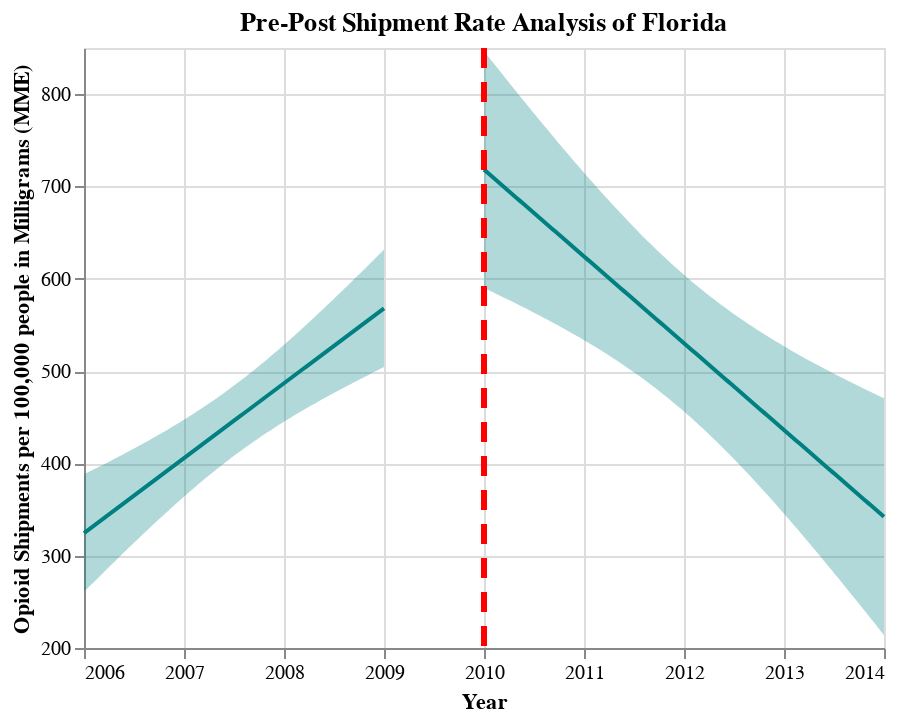

Notebook source saved alongside this figure:
### Code cell
## Generate Pre-Post Graphs for FL
fit, reg_chart_pre_FL = get_reg_fit_FL(
    ship_data_FL_subset_grouped_pre, 
    yvar="MME_Rate", 
    xvar="YEAR", 
    alpha=0.05
)

fit, reg_chart_post_FL = get_reg_fit_FL(
    ship_data_FL_subset_grouped_post, 
    yvar="MME_Rate", 
    xvar="YEAR", 
    alpha=0.05
)

## Create line post-policy implementation
line_2010 = alt.Chart(pd.DataFrame({'x': [2010]})).mark_rule(strokeDash=[10, 7], color = "red", strokeWidth=3).encode(x='x')

## Generate final pre-post graph for FL
pre_post_FL = reg_chart_pre_FL + reg_chart_post_FL + line_2010
pre_post_FL.properties(title="Pre-Post Shipment Rate Analysis of Florida")

### Figure 1 — Vega-Lite specification as saved in the notebook (floating-point values rounded to 4 significant figures)
{"config": {"view": {"continuousWidth": 400, "continuousHeight": 300}}, "layer": [{"mark": {"type": "errorband", "color": "teal"}, "encoding": {"x": {"field": "YEAR", "type": "quantitative"}, "y": {"field": "ci_low", "title": "", "type": "quantitative"}, "y2": {"field": "ci_high"}}}, {"mark": {"type": "line", "color": "teal"}, "encoding": {"x": {"axis": {"format": "T", "title": "Year"}, "field": "YEAR", "scale": {"zero": false}, "type": "quantitative"}, "y": {"field": "MME_Rate", "scale": {"zero": false}, "title": "Opioid Shipments per 100,000 people in Milligrams (MME)", "type": "quantitative"}}}, {"layer": [{"mark": {"type": "errorband", "color": "teal"}, "encoding": {"x": {"field": "YEAR", "type": "quantitative"}, "y": {"field": "ci_low", "title": "", "type": "quantitative"}, "y2": {"field": "ci_high"}}}, {"mark": {"type": "line", "color": "teal"}, "encoding": {"x": {"axis": {"format": "T", "title": "Year"}, "field": "YEAR", "scale": {"zero": false}, "type": "quantitative"}, "y": {"field": "MME_Rate", "scale": {"zero": false}, "title": "Opioid Shipments per 100,000 people in Milligrams (MME)", "type": "quantitative"}}}], "data": {"name": "data-f092d25c2be6cf5a1c90c746d1b4aee3"}}, {"data": {"name": "data-c6a99109c809d7b1b46dbbb9b2adf5d2"}, "mark": {"type": "rule", "color": "red", "strokeDash": [10, 7], "strokeWidth": 3}, "encoding": {"x": {"field": "x", "type": "quantitative"}}}], "data": {"name": "data-0a215076fcf5dc6c0763c6e9e3607868"}, "title": "Pre-Post Shipment Rate Analysis of Florida", "$schema": "https://vega.github.io/schema/vega-lite/v4.17.0.json", "datasets": {"data-0a215076fcf5dc6c0763c6e9e3607868": [{"YEAR": 2006.0, "MME_Rate": 324.5, "ci_low": 260.8, "ci_high": 388.1}, {"YEAR": 2006.0, "MME_Rate": 326.9, "ci_low": 264.1, "ci_high": 389.8}, {"YEAR": 2006.0, "MME_Rate": 329.3, "ci_low": 267.3, "ci_high": 391.4}, {"YEAR": 2006.0, "MME_Rate": 331.8, "ci_low": 270.5, "ci_high": 393.0}, {"YEAR": 2006.0, "MME_Rate": 334.2, "ci_low": 273.8, "ci_high": 394.7}, {"YEAR": 2006.0, "MME_Rate": 336.6, "ci_low": 277.0, "ci_high": 396.3}, {"YEAR": 2006.0, "MME_Rate": 339.1, "ci_low": 280.2, "ci_high": 397.9}, {"YEAR": 2006.0, "MME_Rate": 341.5, "ci_low": 283.4, "ci_high": 399.6}, {"YEAR": 2006.0, "MME_Rate": 344.0, "ci_low": 286.6, "ci_high": 401.3}, {"YEAR": 2006.0, "MME_Rate": 346.4, "ci_low": 289.8, "ci_high": 403.0}, {"YEAR": 2006.0, "MME_Rate": 348.8, "ci_low": 293.0, "ci_high": 404.6}, {"YEAR": 2006.0, "MME_Rate": 351.3, "ci_low": 296.2, "ci_high": 406.3}, {"YEAR": 2006.0, "MME_Rate": 353.7, "ci_low": 299.4, "ci_high": 408.0}, {"YEAR": 2006.0, "MME_Rate": 356.1, "ci_low": 302.5, "ci_high": 409.7}, {"YEAR": 2006.0, "MME_Rate": 358.6, "ci_low": 305.7, "ci_high": 411.5}, {"YEAR": 2006.0, "MME_Rate": 361.0, "ci_low": 308.8, "ci_high": 413.2}, {"YEAR": 2006.0, "MME_Rate": 363.4, "ci_low": 311.9, "ci_high": 414.9}, {"YEAR": 2007.0, "MME_Rate": 365.9, "ci_low": 315.1, "ci_high": 416.7}, {"YEAR": 2007.0, "MME_Rate": 368.3, "ci_low": 318.2, "ci_high": 418.5}, {"YEAR": 2007.0, "MME_Rate": 370.7, "ci_low": 321.3, "ci_high": 420.2}, {"YEAR": 2007.0, "MME_Rate": 373.2, "ci_low": 324.3, "ci_high": 422.0}, {"YEAR": 2007.0, "MME_Rate": 375.6, "ci_low": 327.4, "ci_high": 423.8}, {"YEAR": 2007.0, "MME_Rate": 378.0, "ci_low": 330.5, "ci_high": 425.6}, {"YEAR": 2007.0, "MME_Rate": 380.5, "ci_low": 333.5, "ci_high": 427.5}, {"YEAR": 2007.0, "MME_Rate": 382.9, "ci_low": 336.5, "ci_high": 429.3}, {"YEAR": 2007.0, "MME_Rate": 385.3, "ci_low": 339.5, "ci_high": 431.2}, {"YEAR": 2007.0, "MME_Rate": 387.8, "ci_low": 342.5, "ci_high": 433.0}, {"YEAR": 2007.0, "MME_Rate": 390.2, "ci_low": 345.5, "ci_high": 434.9}, {"YEAR": 2007.0, "MME_Rate": 392.7, "ci_low": 348.5, "ci_high": 436.8}, {"YEAR": 2007.0, "MME_Rate": 395.1, "ci_low": 351.4, "ci_high": 438.8}, {"YEAR": 2007.0, "MME_Rate": 397.5, "ci_low": 354.3, "ci_high": 440.7}, {"YEAR": 2007.0, "MME_Rate": 400.0, "ci_low": 357.3, "ci_high": 442.7}, {"YEAR": 2007.0, "MME_Rate": 402.4, "ci_low": 360.1, "ci_high": 444.6}, {"YEAR": 2007.0, "MME_Rate": 404.8, "ci_low": 363.0, "ci_high": 446.6}, {"YEAR": 2007.0, "MME_Rate": 407.3, "ci_low": 365.9, "ci_high": 448.7}, {"YEAR": 2007.0, "MME_Rate": 409.7, "ci_low": 368.7, "ci_high": 450.7}, {"YEAR": 2007.0, "MME_Rate": 412.1, "ci_low": 371.5, "ci_high": 452.8}, {"YEAR": 2007.0, "MME_Rate": 414.6, "ci_low": 374.3, "ci_high": 454.9}, {"YEAR": 2007.0, "MME_Rate": 417.0, "ci_low": 377.0, "ci_high": 457.0}, {"YEAR": 2007.0, "MME_Rate": 419.4, "ci_low": 379.8, "ci_high": 459.1}, {"YEAR": 2007.0, "MME_Rate": 421.9, "ci_low": 382.5, "ci_high": 461.3}, {"YEAR": 2007.0, "MME_Rate": 424.3, "ci_low": 385.2, "ci_high": 463.4}, {"YEAR": 2007.0, "MME_Rate": 426.7, "ci_low": 387.8, "ci_high": 465.7}, {"YEAR": 2007.0, "MME_Rate": 429.2, "ci_low": 390.5, "ci_high": 467.9}, {"YEAR": 2007.0, "MME_Rate": 431.6, "ci_low": 393.1, "ci_high": 470.1}, {"YEAR": 2007.0, "MME_Rate": 434.0, "ci_low": 395.7, "ci_high": 472.4}, {"YEAR": 2007.0, "MME_Rate": 436.5, "ci_low": 398.2, "ci_high": 474.7}, {"YEAR": 2007.0, "MME_Rate": 438.9, "ci_low": 400.7, "ci_high": 477.1}, {"YEAR": 2007.0, "MME_Rate": 441.4, "ci_low": 403.3, "ci_high": 479.5}, {"YEAR": 2007.0, "MME_Rate": 443.8, "ci_low": 405.7, "ci_high": 481.8}, {"YEAR": 2007.0, "MME_Rate": 446.2, "ci_low": 408.2, "ci_high": 484.3}, {"YEAR": 2008.0, "MME_Rate": 448.7, "ci_low": 410.6, "ci_high": 486.7}, {"YEAR": 2008.0, "MME_Rate": 451.1, "ci_low": 413.0, "ci_high": 489.2}, {"YEAR": 2008.0, "MME_Rate": 453.5, "ci_low": 415.4, "ci_high": 491.7}, {"YEAR": 2008.0, "MME_Rate": 456.0, "ci_low": 417.7, "ci_high": 494.2}, {"YEAR": 2008.0, "MME_Rate": 458.4, "ci_low": 420.0, "ci_high": 496.8}, {"YEAR": 2008.0, "MME_Rate": 460.8, "ci_low": 422.3, "ci_high": 499.4}, {"YEAR": 2008.0, "MME_Rate": 463.3, "ci_low": 424.6, "ci_high": 502.0}, {"YEAR": 2008.0, "MME_Rate": 465.7, "ci_low": 426.8, "ci_high": 504.6}, {"YEAR": 2008.0, "MME_Rate": 468.1, "ci_low": 429.0, "ci_high": 507.3}, {"YEAR": 2008.0, "MME_Rate": 470.6, "ci_low": 431.2, "ci_high": 510.0}, {"YEAR": 2008.0, "MME_Rate": 473.0, "ci_low": 433.3, "ci_high": 512.7}, {"YEAR": 2008.0, "MME_Rate": 475.4, "ci_low": 435.5, "ci_high": 515.4}, {"YEAR": 2008.0, "MME_Rate": 477.9, "ci_low": 437.6, "ci_high": 518.2}, {"YEAR": 2008.0, "MME_Rate": 480.3, "ci_low": 439.7, "ci_high": 521.0}, {"YEAR": 2008.0, "MME_Rate": 482.7, "ci_low": 441.7, "ci_high": 523.8}, {"YEAR": 2008.0, "MME_Rate": 485.2, "ci_low": 443.8, "ci_high": 526.6}, {"YEAR": 2008.0, "MME_Rate": 487.6, "ci_low": 445.8, "ci_high": 529.4}, {"YEAR": 2008.0, "MME_Rate": 490.1, "ci_low": 447.8, "ci_high": 532.3}, {"YEAR": 2008.0, "MME_Rate": 492.5, "ci_low": 449.8, "ci_high": 535.2}, {"YEAR": 2008.0, "MME_Rate": 494.9, "ci_low": 451.7, "ci_high": 538.1}, {"YEAR": 2008.0, "MME_Rate": 497.4, "ci_low": 453.7, "ci_high": 541.0}, {"YEAR": 2008.0, "MME_Rate": 499.8, "ci_low": 455.6, "ci_high": 544.0}, {"YEAR": 2008.0, "MME_Rate": 502.2, "ci_low": 457.5, "ci_high": 546.9}, {"YEAR": 2008.0, "MME_Rate": 504.7, "ci_low": 459.4, "ci_high": 549.9}, {"YEAR": 2008.0, "MME_Rate": 507.1, "ci_low": 461.3, "ci_high": 552.9}, {"YEAR": 2008.0, "MME_Rate": 509.5, "ci_low": 463.1, "ci_high": 555.9}, {"YEAR": 2008.0, "MME_Rate": 512.0, "ci_low": 465.0, "ci_high": 558.9}, {"YEAR": 2008.0, "MME_Rate": 514.4, "ci_low": 466.8, "ci_high": 562.0}, {"YEAR": 2008.0, "MME_Rate": 516.8, "ci_low": 468.6, "ci_high": 565.0}, {"YEAR": 2008.0, "MME_Rate": 519.3, "ci_low": 470.4, "ci_high": 568.1}, {"YEAR": 2008.0, "MME_Rate": 521.7, "ci_low": 472.2, "ci_high": 571.2}, {"YEAR": 2008.0, "MME_Rate": 524.1, "ci_low": 474.0, "ci_high": 574.3}, {"YEAR": 2008.0, "MME_Rate": 526.6, "ci_low": 475.8, "ci_high": 577.4}, {"YEAR": 2009.0, "MME_Rate": 529.0, "ci_low": 477.5, "ci_high": 580.5}, {"YEAR": 2009.0, "MME_Rate": 531.4, "ci_low": 479.3, "ci_high": 583.6}, {"YEAR": 2009.0, "MME_Rate": 533.9, "ci_low": 481.0, "ci_high": 586.8}, {"YEAR": 2009.0, "MME_Rate": 536.3, "ci_low": 482.7, "ci_high": 589.9}, {"YEAR": 2009.0, "MME_Rate": 538.7, "ci_low": 484.4, "ci_high": 593.1}, {"YEAR": 2009.0, "MME_Rate": 541.2, "ci_low": 486.1, "ci_high": 596.3}, {"YEAR": 2009.0, "MME_Rate": 543.6, "ci_low": 487.8, "ci_high": 599.4}, {"YEAR": 2009.0, "MME_Rate": 546.1, "ci_low": 489.5, "ci_high": 602.6}, {"YEAR": 2009.0, "MME_Rate": 548.5, "ci_low": 491.2, "ci_high": 605.8}, {"YEAR": 2009.0, "MME_Rate": 550.9, "ci_low": 492.8, "ci_high": 609.0}, {"YEAR": 2009.0, "MME_Rate": 553.4, "ci_low": 494.5, "ci_high": 612.2}, {"YEAR": 2009.0, "MME_Rate": 555.8, "ci_low": 496.1, "ci_high": 615.4}, {"YEAR": 2009.0, "MME_Rate": 558.2, "ci_low": 497.8, "ci_high": 618.7}, {"YEAR": 2009.0, "MME_Rate": 560.7, "ci_low": 499.4, "ci_high": 621.9}, {"YEAR": 2009.0, "MME_Rate": 563.1, "ci_low": 501.1, "ci_high": 625.1}, {"YEAR": 2009.0, "MME_Rate": 565.5, "ci_low": 502.7, "ci_high": 628.4}, {"YEAR": 2009.0, "MME_Rate": 568.0, "ci_low": 504.3, "ci_high": 631.6}], "data-f092d25c2be6cf5a1c90c746d1b4aee3": [{"YEAR": 2010.0, "MME_Rate": 718.2, "ci_low": 590.0, "ci_high": 846.5}, {"YEAR": 2010.0, "MME_Rate": 714.5, "ci_low": 587.9, "ci_high": 841.1}, {"YEAR": 2010.0, "MME_Rate": 710.7, "ci_low": 585.8, "ci_high": 835.6}, {"YEAR": 2010.0, "MME_Rate": 707.0, "ci_low": 583.7, "ci_high": 830.2}, {"YEAR": 2010.0, "MME_Rate": 703.2, "ci_low": 581.7, "ci_high": 824.7}, {"YEAR": 2010.0, "MME_Rate": 699.4, "ci_low": 579.5, "ci_high": 819.3}, {"YEAR": 2010.0, "MME_Rate": 695.7, "ci_low": 577.4, "ci_high": 813.9}, {"YEAR": 2010.0, "MME_Rate": 691.9, "ci_low": 575.3, "ci_high": 808.5}, {"YEAR": 2010.0, "MME_Rate": 688.2, "ci_low": 573.1, "ci_high": 803.2}, {"YEAR": 2010.0, "MME_Rate": 684.4, "ci_low": 571.0, "ci_high": 797.8}, {"YEAR": 2010.0, "MME_Rate": 680.6, "ci_low": 568.8, "ci_high": 792.5}, {"YEAR": 2010.0, "MME_Rate": 676.9, "ci_low": 566.6, "ci_high": 787.1}, {"YEAR": 2010.0, "MME_Rate": 673.1, "ci_low": 564.4, "ci_high": 781.8}, {"YEAR": 2011.0, "MME_Rate": 669.3, "ci_low": 562.1, "ci_high": 776.6}, {"YEAR": 2011.0, "MME_Rate": 665.6, "ci_low": 559.9, "ci_high": 771.3}, {"YEAR": 2011.0, "MME_Rate": 661.8, "ci_low": 557.6, "ci_high": 766.0}, {"YEAR": 2011.0, "MME_Rate": 658.1, "ci_low": 555.3, "ci_high": 760.8}, {"YEAR": 2011.0, "MME_Rate": 654.3, "ci_low": 553.0, "ci_high": 755.6}, {"YEAR": 2011.0, "MME_Rate": 650.5, "ci_low": 550.6, "ci_high": 750.4}, {"YEAR": 2011.0, "MME_Rate": 646.8, "ci_low": 548.3, "ci_high": 745.3}, {"YEAR": 2011.0, "MME_Rate": 643.0, "ci_low": 545.9, "ci_high": 740.2}, {"YEAR": 2011.0, "MME_Rate": 639.3, "ci_low": 543.5, "ci_high": 735.1}, {"YEAR": 2011.0, "MME_Rate": 635.5, "ci_low": 541.0, "ci_high": 730.0}, {"YEAR": 2011.0, "MME_Rate": 631.7, "ci_low": 538.6, "ci_high": 724.9}, {"YEAR": 2011.0, "MME_Rate": 628.0, "ci_low": 536.0, "ci_high": 719.9}, {"YEAR": 2011.0, "MME_Rate": 624.2, "ci_low": 533.5, "ci_high": 714.9}, {"YEAR": 2011.0, "MME_Rate": 620.5, "ci_low": 530.9, "ci_high": 710.0}, {"YEAR": 2011.0, "MME_Rate": 616.7, "ci_low": 528.3, "ci_high": 705.1}, {"YEAR": 2011.0, "MME_Rate": 612.9, "ci_low": 525.7, "ci_high": 700.2}, {"YEAR": 2011.0, "MME_Rate": 609.2, "ci_low": 523.0, "ci_high": 695.3}, {"YEAR": 2011.0, "MME_Rate": 605.4, "ci_low": 520.3, "ci_high": 690.5}, {"YEAR": 2011.0, "MME_Rate": 601.7, "ci_low": 517.6, "ci_high": 685.7}, {"YEAR": 2011.0, "MME_Rate": 597.9, "ci_low": 514.8, "ci_high": 681.0}, {"YEAR": 2011.0, "MME_Rate": 594.1, "ci_low": 512.0, "ci_high": 676.3}, {"YEAR": 2011.0, "MME_Rate": 590.4, "ci_low": 509.1, "ci_high": 671.7}, {"YEAR": 2011.0, "MME_Rate": 586.6, "ci_low": 506.2, "ci_high": 667.1}, {"YEAR": 2011.0, "MME_Rate": 582.9, "ci_low": 503.2, "ci_high": 662.5}, {"YEAR": 2011.0, "MME_Rate": 579.1, "ci_low": 500.2, "ci_high": 658.0}, {"YEAR": 2012.0, "MME_Rate": 575.3, "ci_low": 497.1, "ci_high": 653.5}, {"YEAR": 2012.0, "MME_Rate": 571.6, "ci_low": 494.0, "ci_high": 649.1}, {"YEAR": 2012.0, "MME_Rate": 567.8, "ci_low": 490.8, "ci_high": 644.8}, {"YEAR": 2012.0, "MME_Rate": 564.1, "ci_low": 487.6, "ci_high": 640.5}, {"YEAR": 2012.0, "MME_Rate": 560.3, "ci_low": 484.4, "ci_high": 636.2}, {"YEAR": 2012.0, "MME_Rate": 556.5, "ci_low": 481.0, "ci_high": 632.0}, {"YEAR": 2012.0, "MME_Rate": 552.8, "ci_low": 477.6, "ci_high": 627.9}, {"YEAR": 2012.0, "MME_Rate": 549.0, "ci_low": 474.2, "ci_high": 623.8}, {"YEAR": 2012.0, "MME_Rate": 545.2, "ci_low": 470.7, "ci_high": 619.8}, {"YEAR": 2012.0, "MME_Rate": 541.5, "ci_low": 467.2, "ci_high": 615.8}, {"YEAR": 2012.0, "MME_Rate": 537.7, "ci_low": 463.5, "ci_high": 611.9}, {"YEAR": 2012.0, "MME_Rate": 534.0, "ci_low": 459.9, "ci_high": 608.1}, {"YEAR": 2012.0, "MME_Rate": 530.2, "ci_low": 456.1, "ci_high": 604.3}, {"YEAR": 2012.0, "MME_Rate": 526.4, "ci_low": 452.4, "ci_high": 600.5}, {"YEAR": 2012.0, "MME_Rate": 522.7, "ci_low": 448.5, "ci_high": 596.9}, {"YEAR": 2012.0, "MME_Rate": 518.9, "ci_low": 444.6, "ci_high": 593.3}, {"YEAR": 2012.0, "MME_Rate": 515.2, "ci_low": 440.6, "ci_high": 589.7}, {"YEAR": 2012.0, "MME_Rate": 511.4, "ci_low": 436.6, "ci_high": 586.2}, {"YEAR": 2012.0, "MME_Rate": 507.6, "ci_low": 432.5, "ci_high": 582.8}, {"YEAR": 2012.0, "MME_Rate": 503.9, "ci_low": 428.4, "ci_high": 579.4}, {"YEAR": 2012.0, "MME_Rate": 500.1, "ci_low": 424.2, "ci_high": 576.1}, {"YEAR": 2012.0, "MME_Rate": 496.4, "ci_low": 419.9, "ci_high": 572.8}, {"YEAR": 2012.0, "MME_Rate": 492.6, "ci_low": 415.6, "ci_high": 569.6}, {"YEAR": 2012.0, "MME_Rate": 488.8, "ci_low": 411.3, "ci_high": 566.4}, {"YEAR": 2012.0, "MME_Rate": 485.1, "ci_low": 406.9, "ci_high": 563.3}, {"YEAR": 2013.0, "MME_Rate": 481.3, "ci_low": 402.4, "ci_high": 560.2}, {"YEAR": 2013.0, "MME_Rate": 477.6, "ci_low": 397.9, "ci_high": 557.2}, {"YEAR": 2013.0, "MME_Rate": 473.8, "ci_low": 393.3, "ci_high": 554.3}, {"YEAR": 2013.0, "MME_Rate": 470.0, "ci_low": 388.7, "ci_high": 551.3}, {"YEAR": 2013.0, "MME_Rate": 466.3, "ci_low": 384.1, "ci_high": 548.5}, {"YEAR": 2013.0, "MME_Rate": 462.5, "ci_low": 379.4, "ci_high": 545.6}, {"YEAR": 2013.0, "MME_Rate": 458.8, "ci_low": 374.7, "ci_high": 542.8}, {"YEAR": 2013.0, "MME_Rate": 455.0, "ci_low": 369.9, "ci_high": 540.1}, {"YEAR": 2013.0, "MME_Rate": 451.2, "ci_low": 365.1, "ci_high": 537.4}, {"YEAR": 2013.0, "MME_Rate": 447.5, "ci_low": 360.2, "ci_high": 534.7}, {"YEAR": 2013.0, "MME_Rate": 443.7, "ci_low": 355.4, "ci_high": 532.1}, {"YEAR": 2013.0, "MME_Rate": 440.0, "ci_low": 350.4, "ci_high": 529.5}, {"YEAR": 2013.0, "MME_Rate": 436.2, "ci_low": 345.5, "ci_high": 526.9}, {"YEAR": 2013.0, "MME_Rate": 432.4, "ci_low": 340.5, "ci_high": 524.4}, {"YEAR": 2013.0, "MME_Rate": 428.7, "ci_low": 335.5, "ci_high": 521.9}, {"YEAR": 2013.0, "MME_Rate": 424.9, "ci_low": 330.4, "ci_high": 519.4}, {"YEAR": 2013.0, "MME_Rate": 421.1, "ci_low": 325.4, "ci_high": 516.9}, {"YEAR": 2013.0, "MME_Rate": 417.4, "ci_low": 320.3, "ci_high": 514.5}, {"YEAR": 2013.0, "MME_Rate": 413.6, "ci_low": 315.1, "ci_high": 512.1}, {"YEAR": 2013.0, "MME_Rate": 409.9, "ci_low": 310.0, "ci_high": 509.8}, {"YEAR": 2013.0, "MME_Rate": 406.1, "ci_low": 304.8, "ci_high": 507.4}, {"YEAR": 2013.0, "MME_Rate": 402.3, "ci_low": 299.6, "ci_high": 505.1}, {"YEAR": 2013.0, "MME_Rate": 398.6, "ci_low": 294.4, "ci_high": 502.8}, {"YEAR": 2013.0, "MME_Rate": 394.8, "ci_low": 289.1, "ci_high": 500.5}, {"YEAR": 2013.0, "MME_Rate": 391.1, "ci_low": 283.9, "ci_high": 498.3}, {"YEAR": 2014.0, "MME_Rate": 387.3, "ci_low": 278.6, "ci_high": 496.0}, {"YEAR": 2014.0, "MME_Rate": 383.5, "ci_low": 273.3, "ci_high": 493.8}, {"YEAR": 2014.0, "MME_Rate": 379.8, "ci_low": 267.9, "ci_high": 491.6}, {"YEAR": 2014.0, "MME_Rate": 376.0, "ci_low": 262.6, "ci_high": 489.4}, {"YEAR": 2014.0, "MME_Rate": 372.3, "ci_low": 257.3, "ci_high": 487.3}, {"YEAR": 2014.0, "MME_Rate": 368.5, "ci_low": 251.9, "ci_high": 485.1}, {"YEAR": 2014.0, "MME_Rate": 364.7, "ci_low": 246.5, "ci_high": 483.0}, {"YEAR": 2014.0, "MME_Rate": 361.0, "ci_low": 241.1, "ci_high": 480.9}, {"YEAR": 2014.0, "MME_Rate": 357.2, "ci_low": 235.7, "ci_high": 478.8}, {"YEAR": 2014.0, "MME_Rate": 353.5, "ci_low": 230.2, "ci_high": 476.7}, {"YEAR": 2014.0, "MME_Rate": 349.7, "ci_low": 224.8, "ci_high": 474.6}, {"YEAR": 2014.0, "MME_Rate": 345.9, "ci_low": 219.4, "ci_high": 472.5}, {"YEAR": 2014.0, "MME_Rate": 342.2, "ci_low": 213.9, "ci_high": 470.5}], "data-c6a99109c809d7b1b46dbbb9b2adf5d2": [{"x": 2010}]}}
